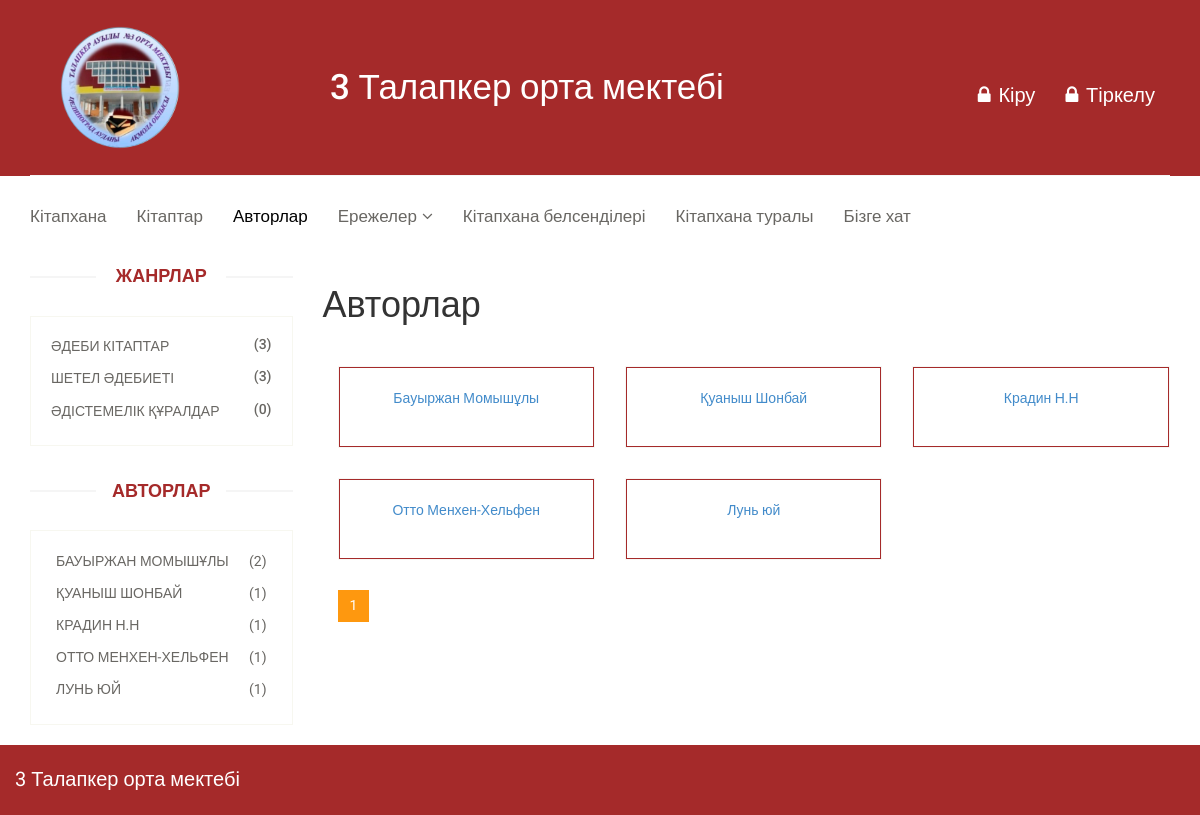
Screenshot of /authors/ with the database file from the repository.
### books/models.py (models this page shows)
class Base(models.Model):
    name=models.CharField(max_length=255,verbose_name='Название')
    slug=models.SlugField(max_length=255,verbose_name='Слаг')
    def __str__(self):
        return self.name
    class Meta:
        abstract=True

class Genre(Base):
    def get_absolute_url(self):
        return reverse('home:genre_detail',args=[self.slug])
    class Meta:
        verbose_name='Жанр'
        verbose_name_plural='Жанр'

class Author(Base):
    def get_absolute_url(self):
        return reverse('home:author_detail',args=[self.slug])
    class Meta:
        verbose_name='Авторы'
        verbose_name_plural='Авторы'

### home/views.py (the view)
# urls.py: path('authors/',views.author_list,name='author_list'),
def author_list(request):
    genres = Genre.objects.all()[:10]
    authors = Author.objects.all()[:10]
    object_list = Author.objects.all()
    paginator = Paginator(object_list, 10)
    page = request.GET.get('page')
    try:
        books = paginator.page(page)
    except PageNotAnInteger:
        books = paginator.page(1)
    except EmptyPage:
        books = paginator.page(paginator.num_pages)
    return render(request,'books/author_list.html',locals())

### templates/books/author_list.html (shortened to what this page needs)
{% extends 'base.html' %}
{% load static %}
{% block content %}
<header id="header">
		<div class="header-middle">
			<div class="container">
				<div class="row">
					<div class="col-sm-3">
						<div class="logo ">
							<a href="{% url 'home:home' %}"><img src="{% static 'images/home/logo.png' %}" alt="" width="150"/></a>
						</div>
					</div>
                    <div class="col-sm-5">
						<div class="logo pull-left">
					<h1>3 Талапкер орта мектебі</h1>
                        </div>
					</div>
					<div class="col-sm-4">
						<div class="shop-menu pull-right">
							<ul class="nav navbar-nav lock">
						                  {% if request.user.is_authenticated %}
			<li><a href="{% url 'registration:logout' %}"><i class="fa fa-lock"></i> Шығу</a></li>
                            {% else %}
								<li><a href="{% url 'registration:login' %}"><i class="fa fa-lock"></i> Кіру</a></li>
								<li><a href="{% url 'registration:register' %}"><i class="fa fa-lock"></i> Тіркелу</a></li>
							{% endif %}
							</ul>
						</div>
					</div>
				</div>
			</div>
		</div>
		<div class="header-bottom">
			<div class="container">
				<div class="row">			<div class="col-sm-12">
						<div class="mainmenu pull-left">
							<ul class="nav navbar-nav collapse navbar-collapse">
								<li><a href="{% url 'home:home' %}" >Кітапхана</a></li>
								<li><a href="{% url 'home:book_list' %}">Кітаптар</a></li>
								<li><a href="{% url 'home:author_list' %}" class="active">Авторлар</a></li>
								<li class="dropdown"><a href="#">Ережелер<i class="fa fa-angle-down"></i></a>
                                </li>
	                			<li><a href="{% url 'home:library_best' %}">Кітапхана белсенділері</a></li>
                                <li><a href="{% url 'home:about_us' %}">Кітапхана туралы</a></li>
								<li><a href="{% url 'home:contact_us' %}">Бізге хат</a></li>
							</ul>
						</div>
					</div></div>
            </div>
				</div>
	</header>
	<section>
		<div class="container">
			<div class="row">
				<div class="col-sm-3">
					<div class="left-sidebar">
						<h2>Жанрлар</h2>
						<div class="panel-group category-products" id="accordian">
							{% for genre in genres %}
                            <div class="panel panel-default">
								<div class="panel-heading">
									<h4 class="panel-title"><a href="{{ genre.get_absolute_url }}"><span class="pull-right">({{ genre.genre_book.count }})</span>{{ genre.name }}</a></h4>
								</div>
							</div>
							{% endfor %}
						</div>
						<div class="brands_products">
							<h2>Авторлар</h2>
							<div class="brands-name">
								<ul class="nav nav-pills nav-stacked">
                                    {% for author in authors %}
									<li><a href="{{ author.get_absolute_url }}"> <span class="pull-right">({{ author.author_book.count }})</span>{{ author.name }}</a></li>
                                    {% endfor %}
									</ul>
							</div>
						</div>
					</div>
				</div>
				<div class="col-sm-9 padding-right">
                    <h1>Авторлар</h1>
					<div class="features_items">
                        {% for book in books %}
                            						<div class="col-sm-4">
							<div class="product-image-wrapper">
								<div style="border:1px solid brown!important;color:black!important;height: 10vh!important;float: left;width: 100%!important;" class="single-products">
										<div style="margin-top: 20px!important;" class="productinfo text-center">
                                            <a href="{{ book.get_absolute_url }}">{{ book }}</a>
                                        </div>
								</div>
							</div>
						</div>
                        {% endfor %}
					</div>
     {% if books %}
                            <div class="row">
 <div class="pagination">
            {% include 'paginator.html' with page=books %}
                </div>
                            </div>
{% endif %}
				</div>
			</div>
		</div>
	</section>
{% endblock %}

### static/css/main.css (style rules this page uses)
body { font-family: 'Roboto', sans-serif; background:; position: relative; font-weight:400px; }
ul li { list-style: none; }
a { -webkit-transition: 300ms; -moz-transition: 300ms; -o-transition: 300ms; transition: 300ms; }
h1, h2, h3, h4, h5, h6 { font-family: 'Roboto', sans-serif; }
.header-middle .container .row { border-bottom: 1px solid #f5f5f5; margin-left: 0; margin-right: 0; padding-bottom: 20px; padding-top: 20px; }
.header-middle .container .row .col-sm-4 { padding-left: 0; }
.shop-menu ul li { display:inline-block; padding-left: 15px; padding-right: 15px; }
.shop-menu ul li:last-child { padding-right: 0; }
.shop-menu ul li a { background: #FFFFFF; color: #696763; font-family: 'Roboto', sans-serif; font-size: 14px; font-weight: 300; padding:0; padding-right: 0; margin-top: 10px; }
.shop-menu ul li a i { margin-right:3px; }
.header-bottom { padding-bottom: 30px; padding-top: 30px; }
.navbar-collapse.collapse { padding-left: 0; }
.mainmenu ul li { padding-right: 15px; padding-left: 15px; }
.mainmenu ul li:first-child { padding-left: 0px; }
.mainmenu ul li a { color: #696763; font-family: 'Roboto', sans-serif; font-size: 17px; font-weight: 300; padding: 0; padding-bottom: 10px; }
.mainmenu ul li a:hover, .mainmenu ul li a.active, .shop-menu ul li a.active { background:none; color:#fdb45e; }
.fa-angle-down { padding-left: 5px; }
.category-products { border: 1px solid #F7F7F0; margin-bottom: 35px; padding-bottom: 20px; padding-top: 15px; }
.left-sidebar h2, .brands_products h2 { color: #FE980F; font-family: 'Roboto', sans-serif; font-size: 18px; font-weight: 700; margin: 0 auto 30px; text-align: center; text-transform: uppercase; position: relative; z-index:3; }
.left-sidebar h2:after, h2.title:after { content: " "; position: absolute; border: 1px solid #f5f5f5; bottom:8px; left: 0; width: 100%; height: 0; z-index: -2; }
.left-sidebar h2:before { content: " "; position: absolute; background: #fff; bottom: -6px; width: 130px; height: 30px; z-index: -1; left: 50%; margin-left: -65px; }
.category-products .panel { background-color: #FFFFFF; border: 0px; border-radius: 0px; box-shadow:none; margin-bottom: 0px; }
.category-products .panel-default .panel-heading { background-color: #FFFFFF; border: 0 none; color: #FFFFFF; padding: 5px 20px; }
.category-products .panel-default .panel-heading .panel-title a { color: #696763; font-family: 'Roboto', sans-serif; font-size: 14px; text-decoration: none; text-transform: uppercase; }
.brands-name { border: 1px solid #F7F7F0; padding-bottom: 20px; padding-top: 15px; }
.brands-name .nav-stacked li a { background-color: #FFFFFF; color: #696763; font-family: 'Roboto', sans-serif; font-size: 14px; padding: 5px 25px; text-decoration: none; text-transform: uppercase; }
.padding-right { padding-right: 0; }
.features_items { overflow:hidden; }
.product-image-wrapper { border:1px solid #F7F7F5; overflow: hidden; margin-bottom:30px; }
.single-products { position: relative; }
.productinfo { position:relative; }
.pagination { display: inline-block; margin-bottom: 25px; margin-top: 0; padding-left: 15px; }

### rows the page displays
Genre: genre_book.count "3", name "ӘДЕБИ КІТАПТАР"
Genre: genre_book.count "3", name "ШЕТЕЛ ӘДЕБИЕТІ"
Genre: genre_book.count "0", name "ӘДІСТЕМЕЛІК ҚҰРАЛДАР"
Author: author_book.count "2", name "БАУЫРЖАН МОМЫШҰЛЫ", name "Бауыржан Момышұлы"
Author: author_book.count "1", name "ҚУАНЫШ ШОНБАЙ", name "Қуаныш Шонбай"
Author: author_book.count "1", name "КРАДИН Н.Н", name "Крадин Н.Н"
Author: author_book.count "1", name "ОТТО МЕНХЕН-ХЕЛЬФЕН", name "Отто Менхен-Хельфен"
Author: author_book.count "1", name "ЛУНЬ ЮЙ", name "Лунь юй"

### other values shown
{{ page.number }} "1"
